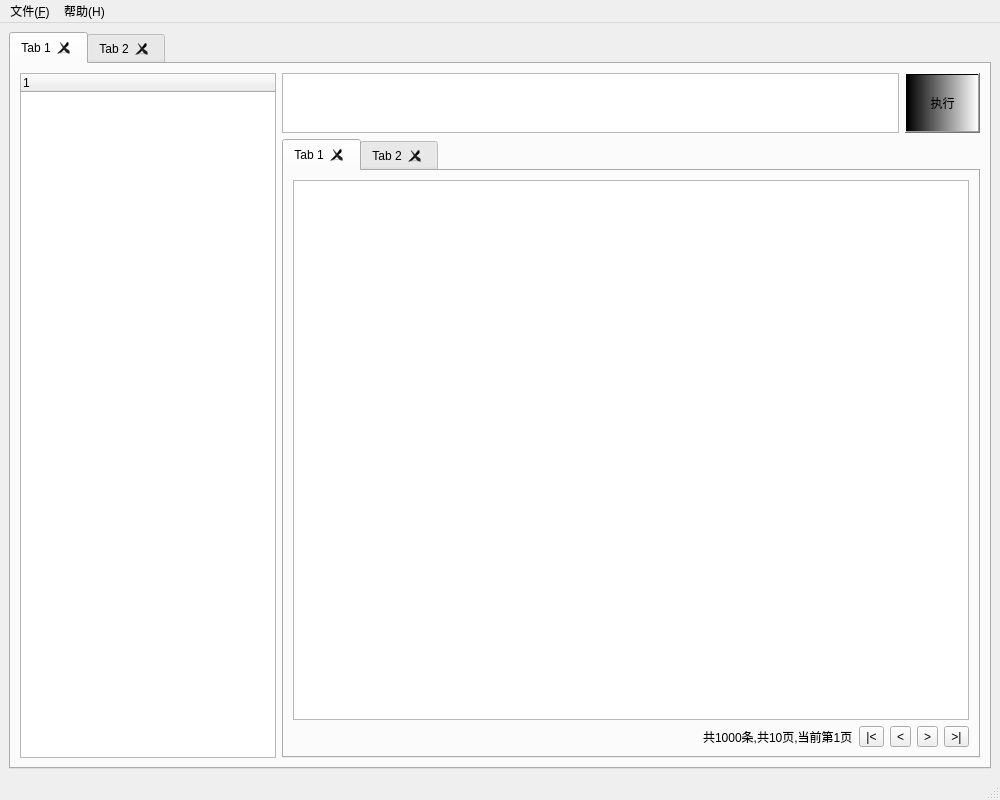
<?xml version="1.0" encoding="UTF-8"?>
<ui version="4.0">
 <class>MainWindow</class>
 <widget class="QMainWindow" name="MainWindow">
  <property name="geometry">
   <rect>
    <x>0</x>
    <y>0</y>
    <width>1000</width>
    <height>800</height>
   </rect>
  </property>
  <property name="sizePolicy">
   <sizepolicy hsizetype="Expanding" vsizetype="Expanding">
    <horstretch>0</horstretch>
    <verstretch>0</verstretch>
   </sizepolicy>
  </property>
  <property name="minimumSize">
   <size>
    <width>800</width>
    <height>600</height>
   </size>
  </property>
  <property name="windowTitle">
   <string>JiSql-Mysql管理工具</string>
  </property>
  <widget class="QWidget" name="centralwidget">
   <property name="sizePolicy">
    <sizepolicy hsizetype="Expanding" vsizetype="Expanding">
     <horstretch>0</horstretch>
     <verstretch>0</verstretch>
    </sizepolicy>
   </property>
   <layout class="QVBoxLayout" name="verticalLayout_2">
    <item>
     <widget class="QTabWidget" name="tabWidget">
      <property name="styleSheet">
       <string notr="true">display:none;</string>
      </property>
      <property name="currentIndex">
       <number>0</number>
      </property>
      <property name="tabsClosable">
       <bool>true</bool>
      </property>
      <widget class="QWidget" name="tab">
       <attribute name="title">
        <string>Tab 1</string>
       </attribute>
       <layout class="QHBoxLayout" name="horizontalLayout_5">
        <item>
         <layout class="QHBoxLayout" name="horizontalLayout_4">
          <item>
           <widget class="QTreeWidget" name="treeWidget">
            <property name="sizePolicy">
             <sizepolicy hsizetype="Fixed" vsizetype="Expanding">
              <horstretch>0</horstretch>
              <verstretch>0</verstretch>
             </sizepolicy>
            </property>
            <property name="minimumSize">
             <size>
              <width>200</width>
              <height>0</height>
             </size>
            </property>
            <column>
             <property name="text">
              <string notr="true">1</string>
             </property>
            </column>
           </widget>
          </item>
          <item>
           <layout class="QVBoxLayout" name="verticalLayout" stretch="0,1">
            <item>
             <layout class="QHBoxLayout" name="horizontalLayout_2">
              <item>
               <widget class="QTextEdit" name="textEdit">
                <property name="sizePolicy">
                 <sizepolicy hsizetype="Expanding" vsizetype="Minimum">
                  <horstretch>0</horstretch>
                  <verstretch>0</verstretch>
                 </sizepolicy>
                </property>
                <property name="minimumSize">
                 <size>
                  <width>0</width>
                  <height>60</height>
                 </size>
                </property>
               </widget>
              </item>
              <item>
               <widget class="QPushButton" name="pushButton">
                <property name="sizePolicy">
                 <sizepolicy hsizetype="Fixed" vsizetype="Fixed">
                  <horstretch>0</horstretch>
                  <verstretch>0</verstretch>
                 </sizepolicy>
                </property>
                <property name="minimumSize">
                 <size>
                  <width>60</width>
                  <height>60</height>
                 </size>
                </property>
                <property name="styleSheet">
                 <string notr="true">background:qlineargradient(spread:reflect, x1:0, y1:0, x2:1, y2:0, stop:0 rgba(0, 0, 0, 255), stop:1 rgba(255, 255, 255, 255))</string>
                </property>
                <property name="text">
                 <string>执行</string>
                </property>
               </widget>
              </item>
             </layout>
            </item>
            <item>
             <widget class="QTabWidget" name="tabWidget_2">
              <property name="currentIndex">
               <number>0</number>
              </property>
              <property name="tabsClosable">
               <bool>true</bool>
              </property>
              <widget class="QWidget" name="tab_3">
               <attribute name="title">
                <string>Tab 1</string>
               </attribute>
               <layout class="QVBoxLayout" name="verticalLayout_3">
                <item>
                 <widget class="QTableView" name="tableView"/>
                </item>
                <item>
                 <layout class="QHBoxLayout" name="horizontalLayout">
                  <item>
                   <spacer name="horizontalSpacer">
                    <property name="orientation">
                     <enum>Qt::Horizontal</enum>
                    </property>
                    <property name="sizeHint" stdset="0">
                     <size>
                      <width>40</width>
                      <height>20</height>
                     </size>
                    </property>
                   </spacer>
                  </item>
                  <item>
                   <widget class="QLabel" name="label_page">
                    <property name="text">
                     <string>共1000条,共10页,当前第1页</string>
                    </property>
                   </widget>
                  </item>
                  <item>
                   <widget class="QToolButton" name="toolButton_page_first">
                    <property name="text">
                     <string>|&lt;</string>
                    </property>
                   </widget>
                  </item>
                  <item>
                   <widget class="QToolButton" name="toolButton_page_before">
                    <property name="text">
                     <string>&lt;</string>
                    </property>
                   </widget>
                  </item>
                  <item>
                   <widget class="QToolButton" name="toolButton_page_next">
                    <property name="text">
                     <string>&gt;</string>
                    </property>
                   </widget>
                  </item>
                  <item>
                   <widget class="QToolButton" name="toolButton_page_end">
                    <property name="text">
                     <string>&gt;|</string>
                    </property>
                   </widget>
                  </item>
                 </layout>
                </item>
               </layout>
              </widget>
              <widget class="QWidget" name="tab_4">
               <attribute name="title">
                <string>Tab 2</string>
               </attribute>
              </widget>
             </widget>
            </item>
           </layout>
          </item>
         </layout>
        </item>
       </layout>
      </widget>
      <widget class="QWidget" name="tab_2">
       <attribute name="title">
        <string>Tab 2</string>
       </attribute>
      </widget>
     </widget>
    </item>
   </layout>
  </widget>
  <widget class="QMenuBar" name="menubar">
   <property name="geometry">
    <rect>
     <x>0</x>
     <y>0</y>
     <width>1000</width>
     <height>24</height>
    </rect>
   </property>
   <widget class="QMenu" name="menu_F">
    <property name="title">
     <string>文件(&amp;F)</string>
    </property>
    <addaction name="action_new"/>
    <addaction name="action_open"/>
    <addaction name="action_import"/>
   </widget>
   <widget class="QMenu" name="menu">
    <property name="title">
     <string>帮助(H)</string>
    </property>
    <addaction name="action"/>
    <addaction name="action_QT"/>
   </widget>
   <addaction name="menu_F"/>
   <addaction name="menu"/>
  </widget>
  <widget class="QStatusBar" name="statusBar"/>
  <action name="action_new">
   <property name="text">
    <string>新建(&amp;N)</string>
   </property>
  </action>
  <action name="action_open">
   <property name="text">
    <string>打开(&amp;O)</string>
   </property>
  </action>
  <action name="action_import">
   <property name="text">
    <string>导入(&amp;I)</string>
   </property>
  </action>
  <action name="action">
   <property name="text">
    <string>关于我们</string>
   </property>
  </action>
  <action name="action_QT">
   <property name="text">
    <string>关于QT</string>
   </property>
  </action>
 </widget>
 <resources/>
 <connections/>
</ui>
